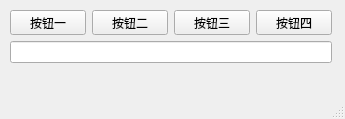
<?xml version="1.0" encoding="UTF-8"?>
<ui version="4.0">
 <class>MainWindow</class>
 <widget class="QMainWindow" name="MainWindow">
  <property name="geometry">
   <rect>
    <x>0</x>
    <y>0</y>
    <width>345</width>
    <height>119</height>
   </rect>
  </property>
  <property name="windowTitle">
   <string>MainWindow</string>
  </property>
  <widget class="QWidget" name="centralwidget">
   <widget class="QWidget" name="">
    <property name="geometry">
     <rect>
      <x>10</x>
      <y>10</y>
      <width>322</width>
      <height>53</height>
     </rect>
    </property>
    <layout class="QVBoxLayout" name="verticalLayout">
     <item>
      <layout class="QHBoxLayout" name="horizontalLayout">
       <item>
        <widget class="QPushButton" name="btn1">
         <property name="text">
          <string>按钮一</string>
         </property>
        </widget>
       </item>
       <item>
        <widget class="QPushButton" name="btn2">
         <property name="text">
          <string>按钮二</string>
         </property>
        </widget>
       </item>
       <item>
        <widget class="QPushButton" name="btn3">
         <property name="text">
          <string>按钮三</string>
         </property>
        </widget>
       </item>
       <item>
        <widget class="QPushButton" name="btn4">
         <property name="text">
          <string>按钮四</string>
         </property>
        </widget>
       </item>
      </layout>
     </item>
     <item>
      <widget class="QLineEdit" name="lineEdit"/>
     </item>
    </layout>
   </widget>
  </widget>
  <widget class="QMenuBar" name="menubar">
   <property name="geometry">
    <rect>
     <x>0</x>
     <y>0</y>
     <width>345</width>
     <height>22</height>
    </rect>
   </property>
  </widget>
  <widget class="QStatusBar" name="statusbar"/>
 </widget>
 <resources/>
 <connections/>
</ui>
